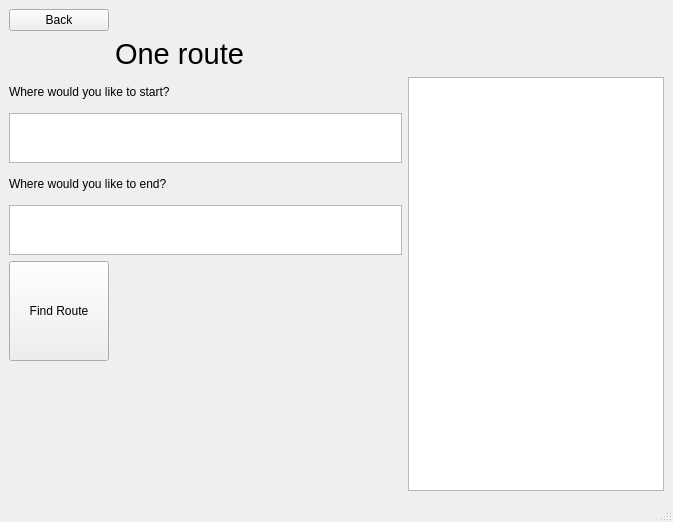
<?xml version="1.0" encoding="UTF-8"?>
<ui version="4.0">
 <class>Routefor1</class>
 <widget class="QMainWindow" name="Routefor1">
  <property name="enabled">
   <bool>true</bool>
  </property>
  <property name="geometry">
   <rect>
    <x>0</x>
    <y>0</y>
    <width>673</width>
    <height>522</height>
   </rect>
  </property>
  <property name="windowTitle">
   <string>One Route</string>
  </property>
  <widget class="QWidget" name="Route1">
   <layout class="QGridLayout" name="gridLayout">
    <item row="2" column="2">
     <widget class="QTextEdit" name="printResult">
      <property name="sizePolicy">
       <sizepolicy hsizetype="Fixed" vsizetype="MinimumExpanding">
        <horstretch>0</horstretch>
        <verstretch>0</verstretch>
       </sizepolicy>
      </property>
      <property name="minimumSize">
       <size>
        <width>150</width>
        <height>300</height>
       </size>
      </property>
     </widget>
    </item>
    <item row="0" column="0">
     <widget class="QPushButton" name="backButton">
      <property name="maximumSize">
       <size>
        <width>100</width>
        <height>12312321</height>
       </size>
      </property>
      <property name="text">
       <string>Back</string>
      </property>
     </widget>
    </item>
    <item row="1" column="1">
     <layout class="QVBoxLayout" name="verticalLayout">
      <item>
       <widget class="QLabel" name="routeLabel">
        <property name="font">
         <font>
          <pointsize>22</pointsize>
         </font>
        </property>
        <property name="text">
         <string>One route</string>
        </property>
       </widget>
      </item>
     </layout>
    </item>
    <item row="2" column="0" colspan="2">
     <layout class="QFormLayout" name="formLayout">
      <item row="0" column="0">
       <widget class="QLabel" name="startLabel">
        <property name="sizePolicy">
         <sizepolicy hsizetype="Preferred" vsizetype="Preferred">
          <horstretch>5</horstretch>
          <verstretch>0</verstretch>
         </sizepolicy>
        </property>
        <property name="minimumSize">
         <size>
          <width>5</width>
          <height>30</height>
         </size>
        </property>
        <property name="text">
         <string>Where would you like to start?</string>
        </property>
       </widget>
      </item>
      <item row="2" column="0">
       <widget class="QLabel" name="endLabel">
        <property name="minimumSize">
         <size>
          <width>0</width>
          <height>30</height>
         </size>
        </property>
        <property name="text">
         <string>Where would you like to end?</string>
        </property>
       </widget>
      </item>
      <item row="4" column="0">
       <widget class="QPushButton" name="FindButton">
        <property name="minimumSize">
         <size>
          <width>100</width>
          <height>100</height>
         </size>
        </property>
        <property name="text">
         <string>Find Route</string>
        </property>
       </widget>
      </item>
      <item row="3" column="0" colspan="2">
       <widget class="QPlainTextEdit" name="endInput">
        <property name="sizePolicy">
         <sizepolicy hsizetype="Fixed" vsizetype="Fixed">
          <horstretch>0</horstretch>
          <verstretch>0</verstretch>
         </sizepolicy>
        </property>
        <property name="minimumSize">
         <size>
          <width>50</width>
          <height>40</height>
         </size>
        </property>
        <property name="maximumSize">
         <size>
          <width>500</width>
          <height>50</height>
         </size>
        </property>
       </widget>
      </item>
      <item row="1" column="0" colspan="2">
       <widget class="QPlainTextEdit" name="startInput">
        <property name="sizePolicy">
         <sizepolicy hsizetype="Fixed" vsizetype="Fixed">
          <horstretch>0</horstretch>
          <verstretch>0</verstretch>
         </sizepolicy>
        </property>
        <property name="minimumSize">
         <size>
          <width>50</width>
          <height>40</height>
         </size>
        </property>
        <property name="maximumSize">
         <size>
          <width>500</width>
          <height>50</height>
         </size>
        </property>
       </widget>
      </item>
     </layout>
    </item>
   </layout>
  </widget>
  <widget class="QStatusBar" name="statusbar"/>
 </widget>
 <resources/>
 <connections/>
</ui>
